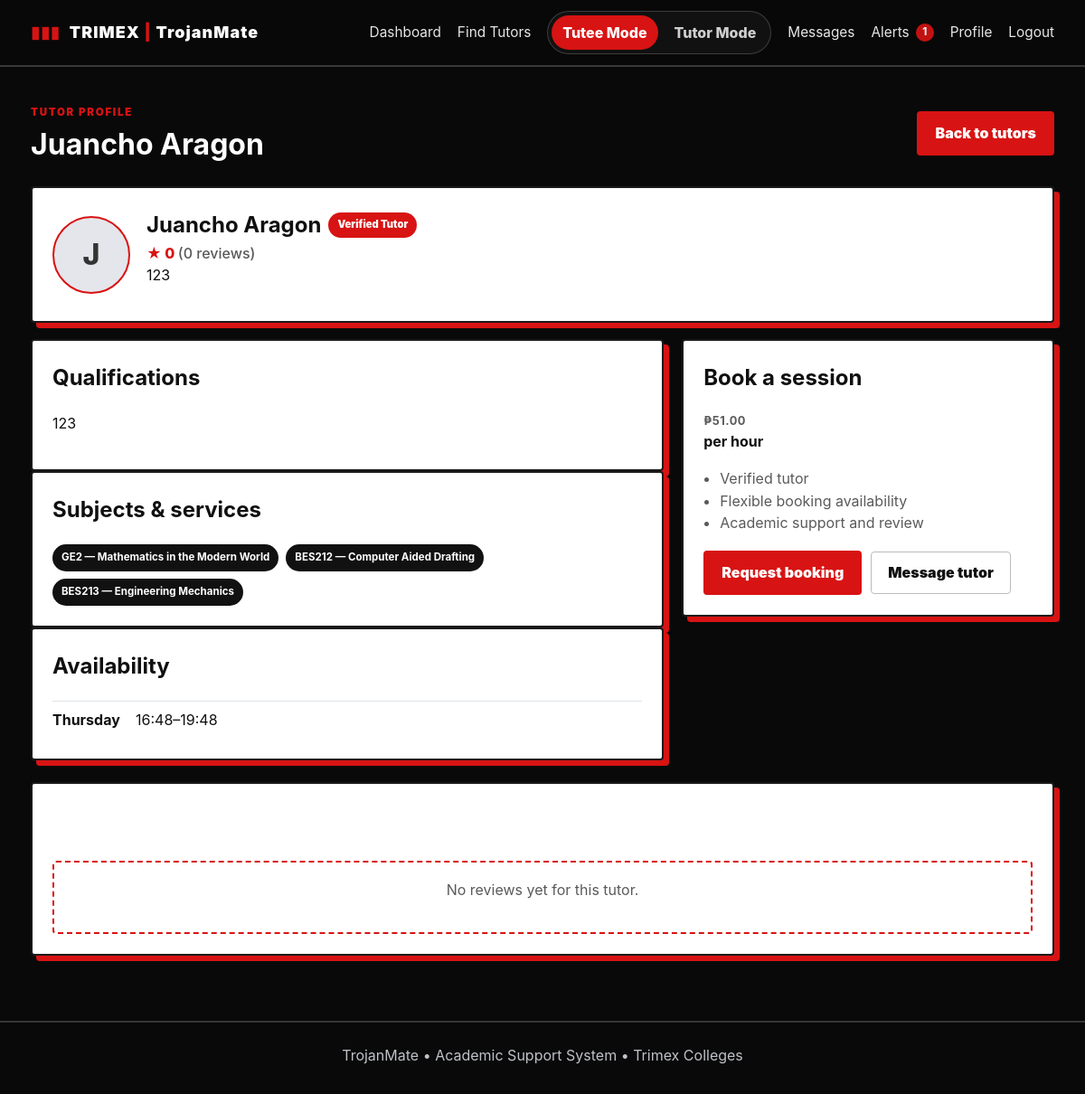
Screenshot of /tutor/4 (signed in) with the database file from the repository.
### tables this page shows
CREATE TABLE tutor_profiles (
    id INTEGER PRIMARY KEY AUTOINCREMENT,
    user_id INTEGER NOT NULL UNIQUE,
    bio TEXT DEFAULT '',
    qualifications TEXT DEFAULT '',
    experience TEXT DEFAULT '',
    verified INTEGER NOT NULL DEFAULT 0,
    hourly_rate REAL NOT NULL DEFAULT 0, bank_name TEXT DEFAULT '', bank_account_name TEXT DEFAULT '', bank_account_number TEXT DEFAULT '', bank_qr_code TEXT DEFAULT '',
    FOREIGN KEY(user_id) REFERENCES users(id) ON DELETE CASCADE
);

CREATE TABLE subjects (
    id INTEGER PRIMARY KEY AUTOINCREMENT,
    name TEXT NOT NULL UNIQUE
, code TEXT DEFAULT "", program TEXT DEFAULT "", is_active INTEGER NOT NULL DEFAULT 1, sort_order INTEGER NOT NULL DEFAULT 0);

CREATE TABLE availability (
    id INTEGER PRIMARY KEY AUTOINCREMENT,
    tutor_id INTEGER NOT NULL,
    day TEXT NOT NULL,
    start_time TEXT NOT NULL,
    end_time TEXT NOT NULL,
    FOREIGN KEY(tutor_id) REFERENCES tutor_profiles(id) ON DELETE CASCADE
);

### app.py (the view)
@app.route("/tutor/<int:tutor_id>")
@login_required
def tutor_detail(tutor_id):
    db = get_db()
    tutor = db.execute("""
        SELECT tp.*, u.name, u.email, u.profile_picture, COALESCE(ROUND(AVG(f.rating),1),0) rating,
               COUNT(f.id) rating_count
        FROM tutor_profiles tp JOIN users u ON u.id=tp.user_id
        LEFT JOIN feedback f ON f.tutor_id=tp.id
        WHERE tp.id=? AND tp.verified=1 GROUP BY tp.id
    """, (tutor_id,)).fetchone()
    if not tutor:
        abort(404)
    subjects = db.execute("""
        SELECT s.* FROM subjects s JOIN tutor_subjects ts ON ts.subject_id=s.id WHERE s.is_active=1 AND ts.tutor_id=? ORDER BY s.sort_order
    """, (tutor_id,)).fetchall()
    availability_rows = db.execute(
        "SELECT * FROM availability WHERE tutor_id=? ORDER BY id", (tutor_id,)
    ).fetchall()
    feedback = db.execute("""
        SELECT f.*, u.name AS student_name FROM feedback f JOIN users u ON u.id=f.student_id
        WHERE f.tutor_id=? ORDER BY f.created_at DESC LIMIT 10
    """, (tutor_id,)).fetchall()
    availability_by_day = {}
    for row in availability_rows:
        availability_by_day.setdefault(row["day"], []).append({
            "start": row["start_time"],
            "end": row["end_time"],
        })
    return render_template(
        "tutor_detail.html",
        tutor=tutor,
        subjects=subjects,
        availability=availability_rows,
        availability_by_day=availability_by_day,
        feedback=feedback,
    )

### app.py (called while the page is built)
def get_db():
    if "db" not in g:
        g.db = sqlite3.connect(DB_PATH)
        g.db.row_factory = sqlite3.Row
        g.db.execute("PRAGMA foreign_keys = ON")
    return g.db

def user_can_use_tutor_mode(user_row):
    if not user_row or user_row["role"] == "admin":
        return False
    profile = get_db().execute(
        "SELECT * FROM tutor_profiles WHERE user_id=? LIMIT 1",
        (user_row["id"],),
    ).fetchone()
    if not profile:
        return False
    return int(profile["verified"] or 0) == 1

def get_active_mode():
    mode = session.get("active_mode")
    if mode not in {"tutee", "tutor"}:
        mode = "tutee"
    if mode == "tutor" and not user_can_use_tutor_mode(g.user):
        session["active_mode"] = "tutee"
        return "tutee"
    return mode

def login_required(view):
    @wraps(view)
    def wrapped(*args, **kwargs):
        if not g.user:
            flash("Please log in first.", "warning")
            return redirect(url_for("login"))
        return view(*args, **kwargs)
    return wrapped

@app.before_request
def load_user():
    g.user = None
    if "user_id" in session:
        g.user = get_db().execute(
            "SELECT id, name, email, role, created_at, profile_picture, tutor_enabled, COALESCE(admin_approved,1) AS admin_approved, COALESCE(admin_owner,0) AS admin_owner FROM users WHERE id=?",
            (session["user_id"],)
        ).fetchone()
        if g.user:
            current_mode = session.get("active_mode")
            if current_mode not in {"tutee", "tutor"}:
                session["active_mode"] = "tutee"
            if current_mode == "tutor" and not user_can_use_tutor_mode(g.user):
                session["active_mode"] = "tutee"

@app.context_processor
def inject_globals():
    unread_count = 0
    if g.user:
        unread_count = get_db().execute(
            "SELECT COUNT(*) AS c FROM notifications WHERE user_id=? AND is_read=0",
            (g.user["id"],),
        ).fetchone()["c"]
    return {
        "current_user": g.user,
        "unread_notifications": unread_count,
        "avatar_url": get_avatar_url,
        "user_is_student": user_is_student,
        "user_is_tutor": user_is_tutor,
        "user_can_use_tutor_mode": user_can_use_tutor_mode,
        "active_mode": get_active_mode,
        "format_hourly_rate": format_hourly_rate,
    }

### templates/tutor_detail.html (shortened to what this page needs)
{% extends "base.html" %}
{% block content %}
<div class="pagehead">
  <div>
    <span class="eyebrow">TUTOR PROFILE</span>
    <h1>{{ tutor['name'] }}</h1>
  </div>
  <a class="btn" href="{{ url_for('tutors') }}">Back to tutors</a>
</div>
<section class="profile-summary card">
  <div class="profile-head">
    {% if tutor['profile_picture'] %}
      <img class="profile-photo-large" src="{{ url_for('static', filename='uploads/' ~ tutor['profile_picture']) }}" alt="{{ tutor['name'] }}">
    {% else %}
      <div class="avatar large">{{ tutor['name'][0]|upper }}</div>
    {% endif %}
    <div>
      <div class="verified-row">
        <h2>{{ tutor['name'] }}</h2>
        <span class="badge confirmed">Verified tutor</span>
      </div>
      <div class="rating-line">★ {{ tutor['rating'] }} <span>({{ tutor['rating_count'] }} reviews)</span></div>
      <p>{{ tutor['bio'] or 'No biography provided yet.' }}</p>
    </div>
  </div>
</section>
<div class="two-col-layout profile-layout">
  <section>
    <div class="card section-block">
      <h2>Qualifications</h2>
      <p>{{ tutor['qualifications'] or 'No qualifications provided yet.' }}</p>
    </div>
    <div class="card section-block">
      <h2>Subjects & services</h2>
      <div class="tag-list">
        {% for s in subjects %}
          <span class="tag">{{ s['name'] }}</span>
        {% else %}
          <span class="muted">No subjects listed.</span>
        {% endfor %}
      </div>
    </div>
    <div class="card section-block">
      <h2>Availability</h2>
      {% if availability_by_day %}
        <div class="availability-list">
          {% for day, slots in availability_by_day.items() %}
            <div class="availability-row">
              <strong>{{ day }}</strong>
              <span>
                {% for slot in slots %}
                  {{ slot['start'] }}–{{ slot['end'] }}{% if not loop.last %}, {% endif %}
                {% endfor %}
              </span>
            </div>
          {% endfor %}
        </div>
      {% else %}
        <p>No availability listed.</p>
      {% endif %}
    </div>
  </section>
  <aside>
    <div class="card booking-side-panel">
      <h2>Book a session</h2>
      <div class="price-wrap">
        <strong>₱{{ '%.2f'|format(tutor['hourly_rate']) }}</strong>
        <span>per hour</span>
      </div>
      <ul class="feature-list">
        <li>Verified tutor</li>
        <li>Flexible booking availability</li>
        <li>Academic support and review</li>
      </ul>
      <div class="card-actions">
        <a class="btn" href="{{ url_for('book', tutor_id=tutor['id']) }}">Request booking</a>
        <a class="btn secondary" href="{{ url_for('messages', to=tutor['id']) }}">Message tutor</a>
      </div>
    </div>
  </aside>
</div>
<section class="card section-block">
  <div class="section-header">
    <h2>Student reviews</h2>
  </div>
  {% if feedback %}
    {% for item in feedback %}
      <div class="review-item card nested">
        <div class="review-head">
          <strong>{{ item['student_name'] }}</strong>
          <span class="rating-line">★ {{ item['rating'] }}</span>
        </div>
        <p>{{ item['comment'] or 'No comment provided.' }}</p>
      </div>
    {% endfor %}
  {% else %}
    <div class="empty-state compact">
      <p>No reviews yet for this tutor.</p>
    </div>
  {% endif %}
</section>
{% endblock %}

### static/style.css (style rules this page uses)
:root { --bg: #090909; --bg-soft: #121212; --panel: #f7f7f7; --panel-alt: #ffffff; --line: #dfe3e7; --text: #101010; --muted: #5a5a5a; --red: #d81313; --red-dark: #990d0d; --shadow: rgba(0, 0, 0, 0.12); }
* { box-sizing: border-box; }
html { scroll-behavior: smooth; }
body { margin: 0; font-family: Inter, "Segoe UI", Arial, sans-serif; background: var(--bg); color: var(--text); line-height: 1.55; }
a { color: var(--red); text-decoration: none; }
.eyebrow { font-size: 0.72rem; font-weight: 900; letter-spacing: 0.15em; color: var(--red); text-transform: uppercase; }
.btn { display: inline-flex; align-items: center; justify-content: center; gap: 8px; border: 2px solid var(--red); border-radius: 4px; background: var(--red); color: #fff !important; text-decoration: none; padding: 10px 18px; font-weight: 900; cursor: pointer; transition: all 0.15s ease; }
.btn.secondary { background: #fff; color: var(--text) !important; border-color: #111; }
h1, h2, h3, h4, p { margin-top: 0; }
h1, h2, h3 { color: #fff; }
.card { background: #fff; border: 2px solid #1a1a1a; border-radius: 4px; box-shadow: 6px 6px 0 var(--red); padding: 22px; }
.card h2, .card h3 { color: var(--text); }
.avatar { width: 58px; height: 58px; border-radius: 4px; display: flex; align-items: center; justify-content: center; background: #000; color: #fff; border: 2px solid var(--red); font-weight: 900; font-size: 1.2rem; }
.avatar.large { width: 86px; height: 86px; font-size: 2rem; }
.pagehead { display: flex; justify-content: space-between; align-items: center; gap: 12px; margin-bottom: 22px; }
.pagehead h1 { margin: 0; }
.two-col-layout { display: grid; grid-template-columns: 1.7fr 1fr; gap: 20px; }
.section-header { display: flex; justify-content: space-between; align-items: center; gap: 12px; margin: 10px 0 16px; }
.section-header h2 { color: #fff; margin: 0; }
.badge { display: inline-flex; align-items: center; justify-content: center; padding: 5px 10px; border-radius: 999px; background: #111; color: #fff; font-size: 0.7rem; font-weight: 900; text-transform: capitalize; }
.badge.confirmed, .badge.completed { background: var(--red); }
.empty-state { background: #fff; border: 2px dashed var(--red); border-radius: 4px; padding: 28px; text-align: center; color: var(--muted); }
.empty-state.compact { padding: 18px; }
.verified-row { display: flex; align-items: center; gap: 8px; flex-wrap: wrap; }
.verified-row h2 { color: var(--text); margin: 0; }
.rating-line { color: var(--red); font-weight: 800; }
.rating-line span { color: var(--muted); font-weight: 500; }
.tag-list { display: flex; align-items: center; gap: 8px; flex-wrap: wrap; }
.tag { display: inline-flex; padding: 6px 10px; border-radius: 999px; background: #111; color: #fff; font-size: 0.72rem; font-weight: 700; }
.tutor-meta-row strong, .detail-row strong, .price-wrap strong { display: block; font-size: 0.8rem; color: var(--muted); text-transform: uppercase; letter-spacing: 0.04em; }
.tutor-meta-row span, .detail-row span, .price-wrap span { color: var(--text); font-weight: 700; }
.card-actions { display: flex; align-items: center; gap: 10px; flex-wrap: wrap; }
.availability-row { display: flex; align-items: center; gap: 12px; flex-wrap: wrap; padding: 8px 0; border-top: 1px solid var(--line); }
.availability-row strong { min-width: 80px; }
.profile-summary { margin-bottom: 18px; }
.profile-head { display: flex; align-items: center; gap: 18px; }
.profile-layout { margin-bottom: 24px; }
.booking-side-panel { position: sticky; top: 100px; }
.price-wrap { display: flex; flex-direction: column; margin: 12px 0 16px; }
.feature-list { margin: 0 0 18px; padding-left: 18px; color: var(--muted); }
.btn.secondary { background:#fff; color:#111; border:1px solid #bbb; }
.avatar { flex:0 0 auto;border-radius:50%;display:grid;place-items:center;font-weight:800;background:#e4e6eb;color:#343434;text-transform:uppercase }

### rows the page displays
tutor_profiles: bio "123", qualifications "123", hourly_rate "51.00"
subjects: name "GE2 — Mathematics in the Modern World"
subjects: name "BES212 — Computer Aided Drafting"
subjects: name "BES213 — Engineering Mechanics"
availability: day "Thursday", start "16:48", end "19:48"

### other values shown
{{ unread_notifications }} "1"
{{ tutor['name'] }} "Juancho Aragon"
{{ tutor['name'][0]|upper }} "J"
{{ tutor['rating'] }} "0"
{{ tutor['rating_count'] }} "0"
